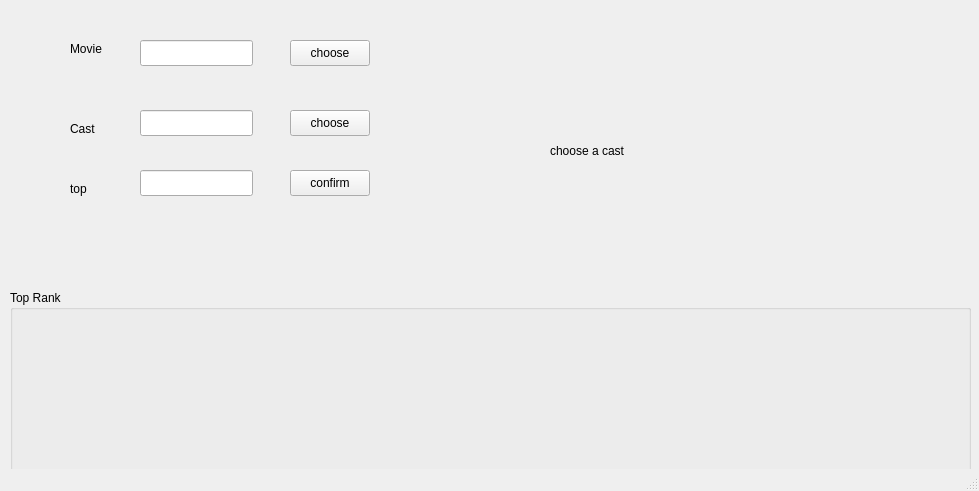
<?xml version="1.0" encoding="UTF-8"?>
<ui version="4.0">
 <class>MainWindow</class>
 <widget class="QMainWindow" name="MainWindow">
  <property name="geometry">
   <rect>
    <x>0</x>
    <y>0</y>
    <width>979</width>
    <height>491</height>
   </rect>
  </property>
  <property name="windowTitle">
   <string>MainWindow</string>
  </property>
  <widget class="QWidget" name="centralwidget">
   <widget class="QPushButton" name="pushButton">
    <property name="geometry">
     <rect>
      <x>290</x>
      <y>40</y>
      <width>80</width>
      <height>26</height>
     </rect>
    </property>
    <property name="text">
     <string>choose</string>
    </property>
   </widget>
   <widget class="QLabel" name="label_3">
    <property name="geometry">
     <rect>
      <x>70</x>
      <y>180</y>
      <width>55</width>
      <height>18</height>
     </rect>
    </property>
    <property name="text">
     <string>top</string>
    </property>
   </widget>
   <widget class="QLineEdit" name="lineEdit">
    <property name="geometry">
     <rect>
      <x>140</x>
      <y>40</y>
      <width>113</width>
      <height>26</height>
     </rect>
    </property>
   </widget>
   <widget class="QLineEdit" name="lineEdit_2">
    <property name="geometry">
     <rect>
      <x>140</x>
      <y>110</y>
      <width>113</width>
      <height>26</height>
     </rect>
    </property>
   </widget>
   <widget class="QGroupBox" name="groupBox">
    <property name="geometry">
     <rect>
      <x>10</x>
      <y>290</y>
      <width>961</width>
      <height>231</height>
     </rect>
    </property>
    <property name="title">
     <string>Top Rank</string>
    </property>
   </widget>
   <widget class="QPushButton" name="pushButton_2">
    <property name="geometry">
     <rect>
      <x>290</x>
      <y>110</y>
      <width>80</width>
      <height>26</height>
     </rect>
    </property>
    <property name="text">
     <string>choose</string>
    </property>
   </widget>
   <widget class="QPushButton" name="pushButton_3">
    <property name="geometry">
     <rect>
      <x>290</x>
      <y>170</y>
      <width>80</width>
      <height>26</height>
     </rect>
    </property>
    <property name="text">
     <string>confirm</string>
    </property>
   </widget>
   <widget class="QLineEdit" name="lineEdit_3">
    <property name="geometry">
     <rect>
      <x>140</x>
      <y>170</y>
      <width>113</width>
      <height>26</height>
     </rect>
    </property>
   </widget>
   <widget class="QLabel" name="label_2">
    <property name="geometry">
     <rect>
      <x>70</x>
      <y>120</y>
      <width>55</width>
      <height>18</height>
     </rect>
    </property>
    <property name="text">
     <string>Cast</string>
    </property>
   </widget>
   <widget class="QLabel" name="label_4">
    <property name="geometry">
     <rect>
      <x>550</x>
      <y>10</y>
      <width>401</width>
      <height>281</height>
     </rect>
    </property>
    <property name="text">
     <string>choose a cast</string>
    </property>
   </widget>
   <widget class="QLabel" name="label">
    <property name="geometry">
     <rect>
      <x>70</x>
      <y>40</y>
      <width>34</width>
      <height>18</height>
     </rect>
    </property>
    <property name="text">
     <string>Movie</string>
    </property>
   </widget>
  </widget>
  <widget class="QMenuBar" name="menubar">
   <property name="geometry">
    <rect>
     <x>0</x>
     <y>0</y>
     <width>979</width>
     <height>23</height>
    </rect>
   </property>
  </widget>
  <widget class="QStatusBar" name="statusbar"/>
 </widget>
 <resources/>
 <connections/>
</ui>
